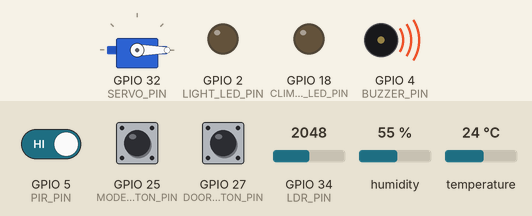
Simulated run of this sketch. Board: ESP32. Parts: servo, output pins drawn as LEDs (lit = HIGH), buzzer (waves = sounding, pin HIGH). The inputs (shaded band) are chosen by the test bench; at power-on: GPIO 27 (DOOR_BUTTON_PIN) HIGH, temperature 24 °C, GPIO 34 (LDR_PIN) = 2048, GPIO 5 (PIR_PIN) HIGH, GPIO 25 (MODE_BUTTON_PIN) HIGH, humidity 55 %. WiFi joins after 1.5 s; servers stay silent unless stated; what the sketch prints to the serial monitor is not drawn.

Above: at 2.75 s.
2.8 s: GPIO 27 (DOOR_BUTTON_PIN) pulled LOW for 0.15 s
At 3.7 s:
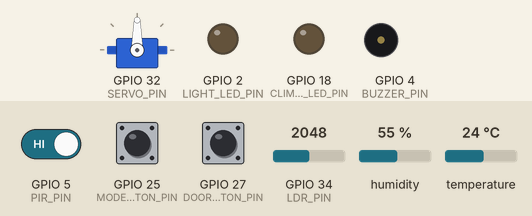
6.3 s: temperature set to 29.4 °C
9.8 s: temperature set to 30.6 °C
At 13.0 s:
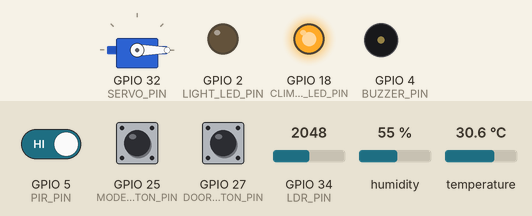
15.0 s: GPIO 34 (LDR_PIN) set to 1936
At 15.7 s:
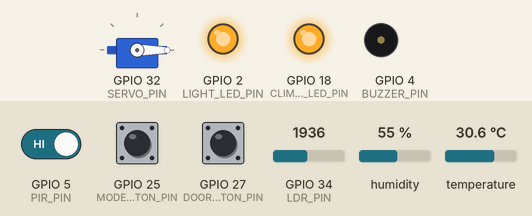
18.6 s: GPIO 27 (DOOR_BUTTON_PIN) pulled LOW for 1 s
At 19.3 s:
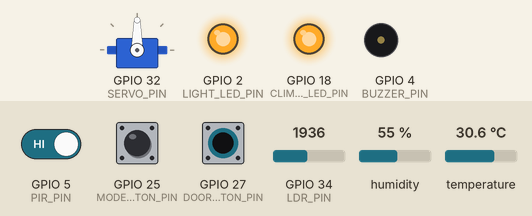
22.2 s: temperature set to 12 °C
At 25.3 s:
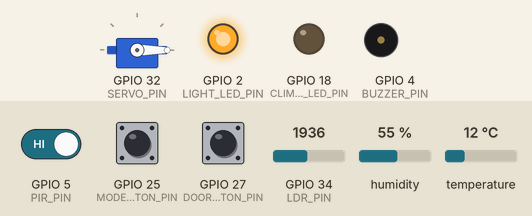
Timing chart, 0 to 28.0 s (numbered marks = the images above; inputs shaded):
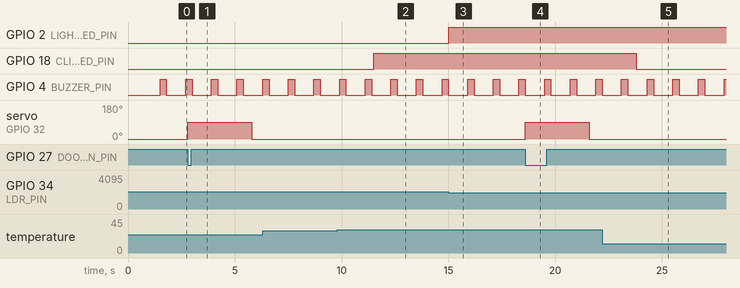

The sketch:

Smart_Home_Automation.ino
```cpp
#include <WiFi.h>
#include <ThingSpeak.h>
#include <DHT.h>
#include <ESP32Servo.h>

// Wi-Fi / ThingSpeak
const char *ssid = "Wokwi-GUEST";
const char *password = "";
WiFiClient client;
unsigned long channelID = 3348508;
const char *writeAPIKey = "M0BEO6JAG7SCH7KT";

// Pin definitions
const int LDR_PIN = 34;
const int PIR_PIN = 5;
const int LIGHT_LED_PIN = 2;
const int CLIMATE_LED_PIN = 18;
const int BUZZER_PIN = 4;
const int DHT_PIN = 15;
const int DOOR_BUTTON_PIN = 27;
const int SERVO_PIN = 32;
const int MODE_BUTTON_PIN = 25;

// Sensor / actuator objects
DHT dht(DHT_PIN, DHT22);
Servo doorServo;

// System thresholds
const int lightThreshold = 2000;
const float temperatureThreshold = 30.0;

// Timing constants
const unsigned long modeDebounceMs = 250;
const unsigned long doorDebounceMs = 250;
const unsigned long doorOpenDurationMs = 3000;
const unsigned long sensorReadIntervalMs = 500;
const unsigned long serialIntervalMs = 1000;
const unsigned long thingSpeakIntervalMs = 20000;
const unsigned long normalBuzzOnMs = 300;
const unsigned long normalBuzzOffMs = 900;
const unsigned long securityBuzzOnMs = 100;
const unsigned long securityBuzzOffMs = 100;

// Global state
bool securityMode = false;
bool lastModeButtonState = HIGH;
bool lastDoorButtonState = HIGH;
bool doorIsOpen = false;
bool buzzerState = false;
bool motionDetected = false;

unsigned long lastModeToggleMs = 0;
unsigned long lastDoorPressMs = 0;
unsigned long doorOpenedAtMs = 0;
unsigned long lastSensorReadMs = 0;
unsigned long lastSerialMs = 0;
unsigned long lastThingSpeakMs = 0;
unsigned long lastBuzzToggleMs = 0;

int lightValue = 0;
float temperatureValue = NAN;
float humidityValue = NAN;

void connectWiFi() {
  Serial.print("Connecting to WiFi");
  WiFi.begin(ssid, password);

  while (WiFi.status() != WL_CONNECTED) {
    delay(500);
    Serial.print(".");
  }

  Serial.println();
  Serial.println("WiFi connected");
}

void updateModeButton(unsigned long now) {
  bool currentState = digitalRead(MODE_BUTTON_PIN);

  if (lastModeButtonState == HIGH && currentState == LOW && now - lastModeToggleMs >= modeDebounceMs) {
    securityMode = !securityMode;
    lastModeToggleMs = now;

    Serial.print("Mode changed to: ");
    Serial.println(securityMode ? "SECURITY" : "NORMAL");
  }

  lastModeButtonState = currentState;
}

void updateDoorButton(unsigned long now) {
  bool currentState = digitalRead(DOOR_BUTTON_PIN);

  if (lastDoorButtonState == HIGH && currentState == LOW && now - lastDoorPressMs >= doorDebounceMs) {
    lastDoorPressMs = now;
    doorOpenedAtMs = now;
    doorIsOpen = true;
    doorServo.write(90);
    Serial.println("Door opening");
  }

  lastDoorButtonState = currentState;
}

void updateDoorAutoClose(unsigned long now) {
  if (doorIsOpen && now - doorOpenedAtMs >= doorOpenDurationMs) {
    doorServo.write(0);
    doorIsOpen = false;
    Serial.println("Door closing");
  }
}

void readSensors(unsigned long now) {
  if (now - lastSensorReadMs < sensorReadIntervalMs) {
    return;
  }

  lastSensorReadMs = now;
  lightValue = analogRead(LDR_PIN);
  temperatureValue = dht.readTemperature();
  humidityValue = dht.readHumidity();
  motionDetected = digitalRead(PIR_PIN) == HIGH;

  if (isnan(temperatureValue) || isnan(humidityValue)) {
    Serial.println("DHT sensor read failed");
  }
}

void updateLighting() {
  digitalWrite(LIGHT_LED_PIN, lightValue < lightThreshold ? HIGH : LOW);
}

void updateClimateControl() {
  bool climateActive = !isnan(temperatureValue) && temperatureValue > temperatureThreshold;
  digitalWrite(CLIMATE_LED_PIN, climateActive ? HIGH : LOW);
}

void updateBuzzer(unsigned long now) {
  unsigned long onTime = securityMode ? securityBuzzOnMs : normalBuzzOnMs;
  unsigned long offTime = securityMode ? securityBuzzOffMs : normalBuzzOffMs;

  if (!motionDetected) {
    buzzerState = false;
    digitalWrite(BUZZER_PIN, LOW);
    return;
  }

  unsigned long interval = buzzerState ? onTime : offTime;
  if (now - lastBuzzToggleMs >= interval) {
    buzzerState = !buzzerState;
    lastBuzzToggleMs = now;
    digitalWrite(BUZZER_PIN, buzzerState ? HIGH : LOW);
  }
}

void printStatus(unsigned long now) {
  if (now - lastSerialMs < serialIntervalMs) {
    return;
  }

  lastSerialMs = now;
  Serial.print("Light: ");
  Serial.print(lightValue);
  Serial.print(" | Temp: ");
  Serial.print(temperatureValue);
  Serial.print(" C | Humidity: ");
  Serial.print(humidityValue);
  Serial.print(" % | Motion: ");
  Serial.print(motionDetected ? 1 : 0);
  Serial.print(" | Mode: ");
  Serial.print(securityMode ? "SECURITY" : "NORMAL");
  Serial.print(" | Door: ");
  Serial.println(doorIsOpen ? "OPEN" : "CLOSED");
}

void uploadToThingSpeak(unsigned long now) {
  if (now - lastThingSpeakMs < thingSpeakIntervalMs) {
    return;
  }

  lastThingSpeakMs = now;

  if (WiFi.status() != WL_CONNECTED) {
    connectWiFi();
  }

  ThingSpeak.setField(1, temperatureValue);
  ThingSpeak.setField(2, humidityValue);
  ThingSpeak.setField(3, lightValue);
  ThingSpeak.setField(4, motionDetected ? 1 : 0);
  ThingSpeak.setField(5, securityMode ? 1 : 0);

  int statusCode = ThingSpeak.writeFields(channelID, writeAPIKey);
  Serial.print("ThingSpeak status: ");
  Serial.println(statusCode);
}

void setup() {
  Serial.begin(115200);

  pinMode(LDR_PIN, INPUT);
  pinMode(PIR_PIN, INPUT);
  pinMode(LIGHT_LED_PIN, OUTPUT);
  pinMode(CLIMATE_LED_PIN, OUTPUT);
  pinMode(BUZZER_PIN, OUTPUT);
  pinMode(DOOR_BUTTON_PIN, INPUT_PULLUP);
  pinMode(MODE_BUTTON_PIN, INPUT_PULLUP);

  dht.begin();
  doorServo.attach(SERVO_PIN);
  doorServo.write(0);

  connectWiFi();
  ThingSpeak.begin(client);
}

void loop() {
  unsigned long now = millis();

  updateModeButton(now);
  updateDoorButton(now);
  updateDoorAutoClose(now);
  readSensors(now);
  updateLighting();
  updateClimateControl();
  updateBuzzer(now);
  printStatus(now);
  uploadToThingSpeak(now);
}
```

Measured:
- the behaviour switches between 30 and 30.1 °C on temperature (found by bisection; images 1 and 2)
- the behaviour switches between 2000 and 1999 on GPIO 34 (LDR_PIN) (found by bisection; images 2 and 3)
- after the input at 2.8 s, servo on GPIO 32 (SERVO_PIN): 0° → 90° at once, → 0° 3.0 s later
- after the input at 9.8 s, GPIO 18 (CLIMATE_LED_PIN): LOW → HIGH after 1.7 s
- after the input at 15.0 s, GPIO 2 (LIGHT_LED_PIN): LOW → HIGH at once
- after the input at 18.6 s, servo on GPIO 32 (SERVO_PIN): 0° → 90° at once, → 0° 3.0 s later
- after the input at 22.2 s, GPIO 18 (CLIMATE_LED_PIN): HIGH → LOW after 1.6 s
- by itself, GPIO 4 (BUZZER_PIN): alternates HIGH for 0.30 s and LOW for 0.90 s
